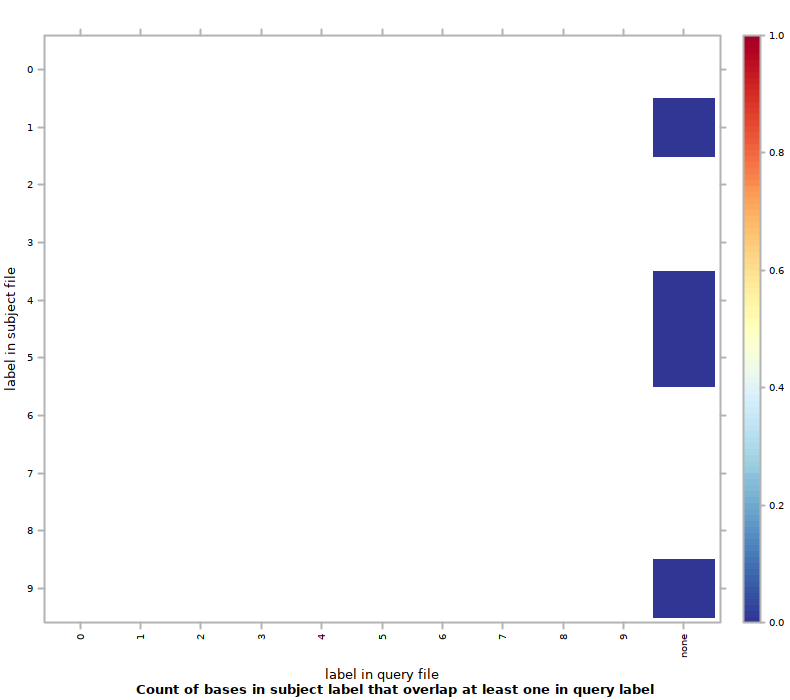

This chart was generated by the following R code:
#!/usr/bin/env Rscript
## transcript produced by Segtools 1.1.14

segtools.r.dirname <-
  system2("python",
          c("-c", "'import segtools; print segtools.get_r_dirname()'"),
          stdout = TRUE)

source(file.path(segtools.r.dirname, 'common.R'))
source(file.path(segtools.r.dirname, 'overlap.R'))
save.overlap.performance('./K5seq30bp100bp/overlap-direct', 'overlap.performance', './K5seq30bp100bp/overlap-direct/overlap.tab', row.normalize = 'FALSE', mnemonic_file = '', clobber = FALSE, col_mnemonic_file = '')
save.overlap.heatmap('./K5seq30bp100bp/overlap-direct', 'overlap', './K5seq30bp100bp/overlap-direct/overlap.tab', clobber = FALSE, col_mnemonic_file = '', cluster = FALSE, max_contrast = FALSE, row.normalize = 'FALSE', mnemonic_file = '')
